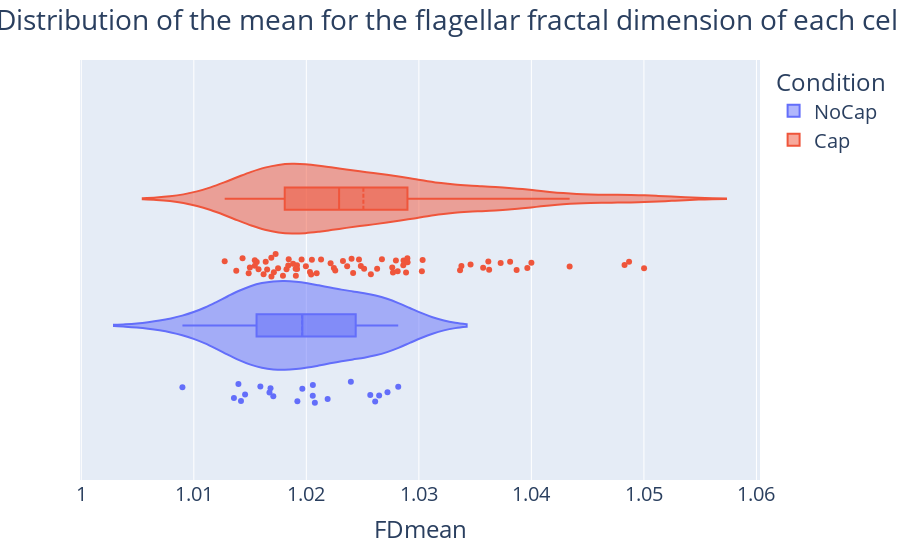

The notebook cell this image was saved under:
### Code cell
fig=px.violin(dfFDmeanDist, x='FDmean', color='Condition', box=True, points='all',
             category_orders={"Condition":["NoCap","Cap"]})
fig.update_traces(meanline_visible=True)
fig.update_layout(title_text='Distribution of the mean for the flagellar fractal dimension of each cell', 
                  title_x=0.5,font=dict(size=20))
fig.show()

### Figure 1 — Plotly figure (JSON) as saved in the notebook; plotly's stock layout.template omitted (floating-point values rounded to 4 significant figures)
{"data": [{"alignmentgroup": "True", "box": {"visible": true}, "hovertemplate": "Condition=NoCap<br>FDmean=%{x}<extra></extra>", "legendgroup": "NoCap", "marker": {"color": "#636efa"}, "meanline": {"visible": true}, "name": "NoCap", "offsetgroup": "NoCap", "orientation": "h", "points": "all", "scalegroup": "True", "showlegend": true, "type": "violin", "x": [1.015, 1.014, 1.009, 1.017, 1.02, 1.014, 1.021, 1.026, 1.016, 1.022, 1.021, 1.017, 1.021, 1.024, 1.026, 1.028, 1.027, 1.017, 1.019, 1.014, 1.026], "x0": " ", "xaxis": "x", "y0": " ", "yaxis": "y"}, {"alignmentgroup": "True", "box": {"visible": true}, "hovertemplate": "Condition=Cap<br>FDmean=%{x}<extra></extra>", "legendgroup": "Cap", "marker": {"color": "#EF553B"}, "meanline": {"visible": true}, "name": "Cap", "offsetgroup": "Cap", "orientation": "h", "points": "all", "scalegroup": "True", "showlegend": true, "type": "violin", "x": [1.029, 1.028, 1.02, 1.04, 1.026, 1.017, 1.023, 1.034, 1.036, 1.034, 1.049, 1.05, 1.029, 1.025, 1.019, 1.025, 1.039, 1.036, 1.048, 1.024, 1.035, 1.02, 1.017, 1.016, 1.023, 1.017, 1.02, 1.029, 1.015, 1.02, 1.043, 1.038, 1.027, 1.029, 1.017, 1.036, 1.025, 1.028, 1.03, 1.026, 1.018, 1.019, 1.014, 1.019, 1.024, 1.04, 1.013, 1.017, 1.019, 1.021, 1.02, 1.021, 1.014, 1.018, 1.03, 1.022, 1.037, 1.024, 1.028, 1.028, 1.018, 1.015, 1.016, 1.019, 1.016, 1.022, 1.017, 1.015, 1.016, 1.015, 1.029, 1.018], "x0": " ", "xaxis": "x", "y0": " ", "yaxis": "y"}], "layout": {"font": {"size": 20}, "legend": {"title": {"text": "Condition"}, "tracegroupgap": 0}, "margin": {"t": 60}, "title": {"text": "Distribution of the mean for the flagellar fractal dimension of each cell", "x": 0.5}, "violinmode": "group", "xaxis": {"anchor": "y", "domain": [0, 1], "title": {"text": "FDmean"}}, "yaxis": {"anchor": "x", "domain": [0, 1]}}}
